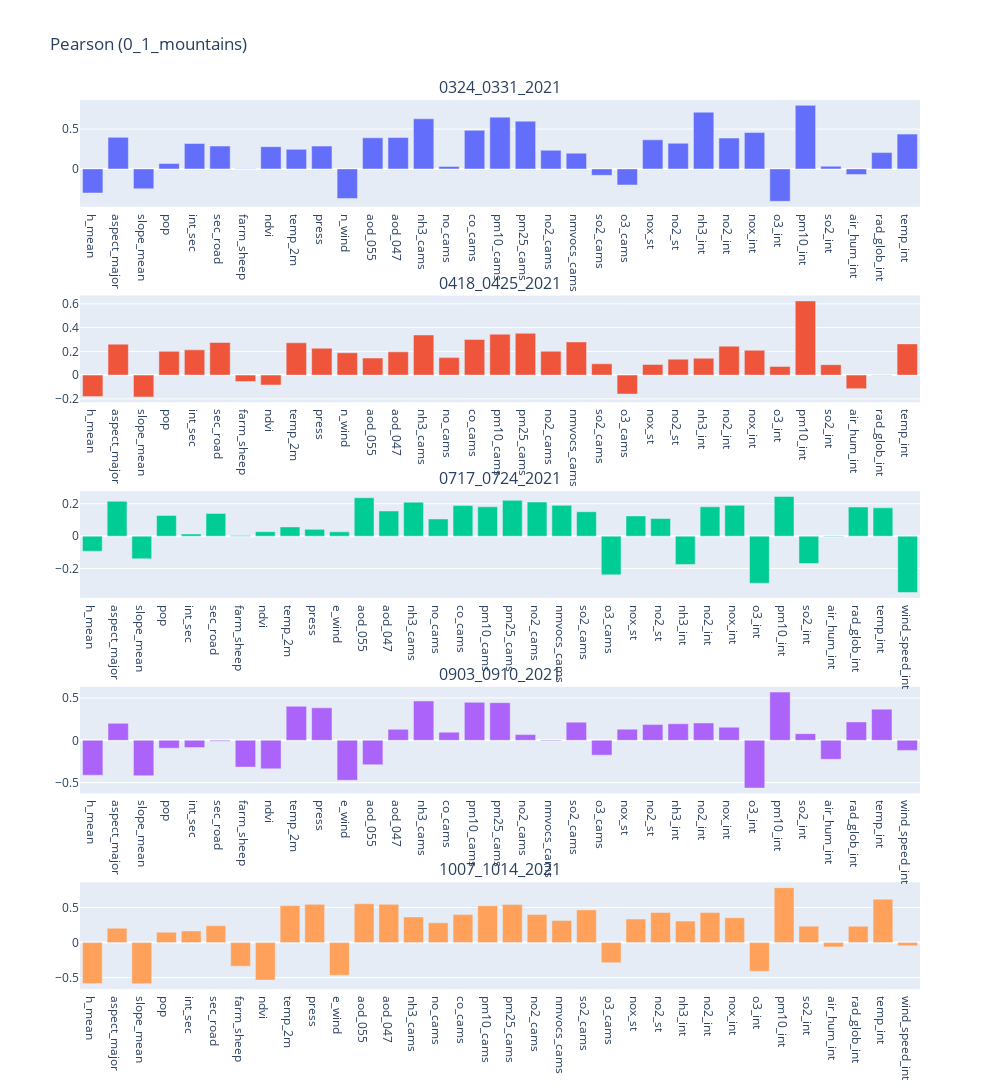
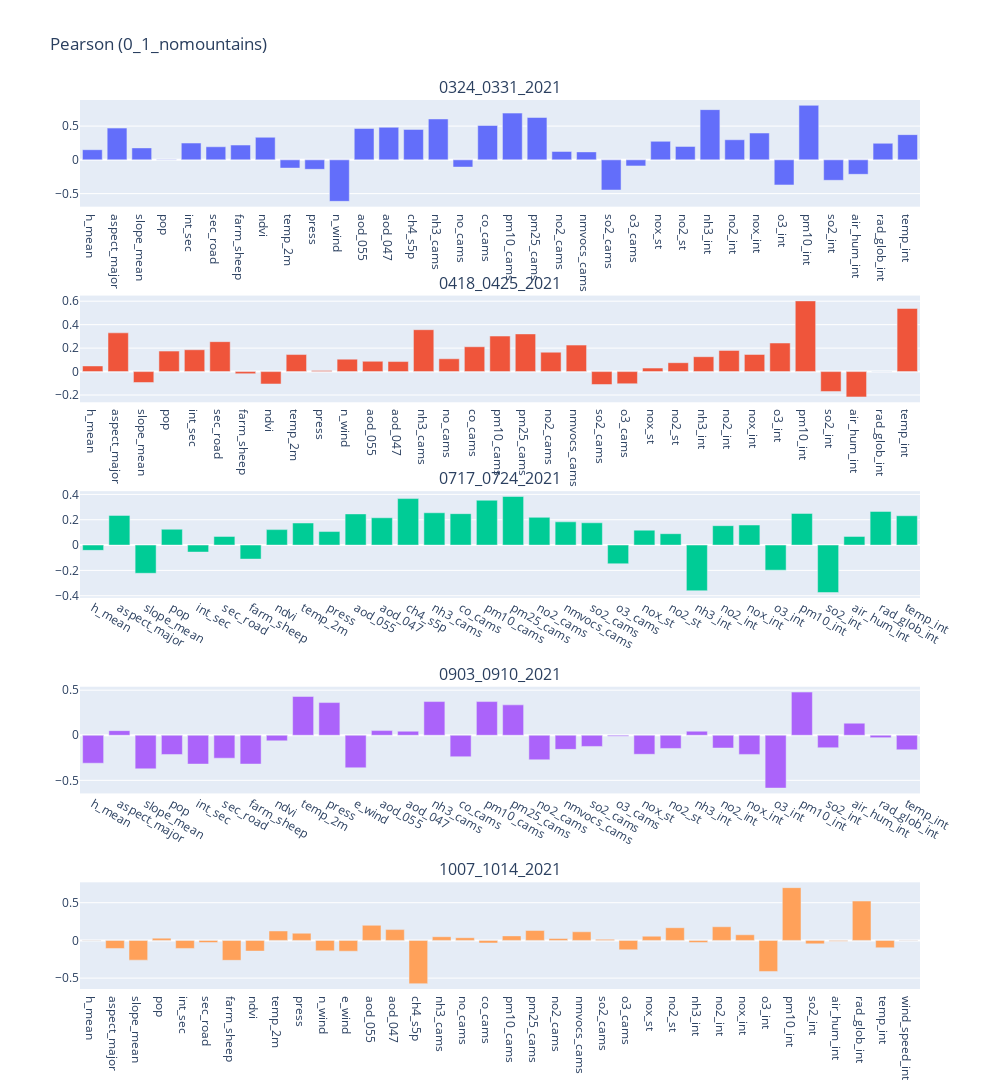
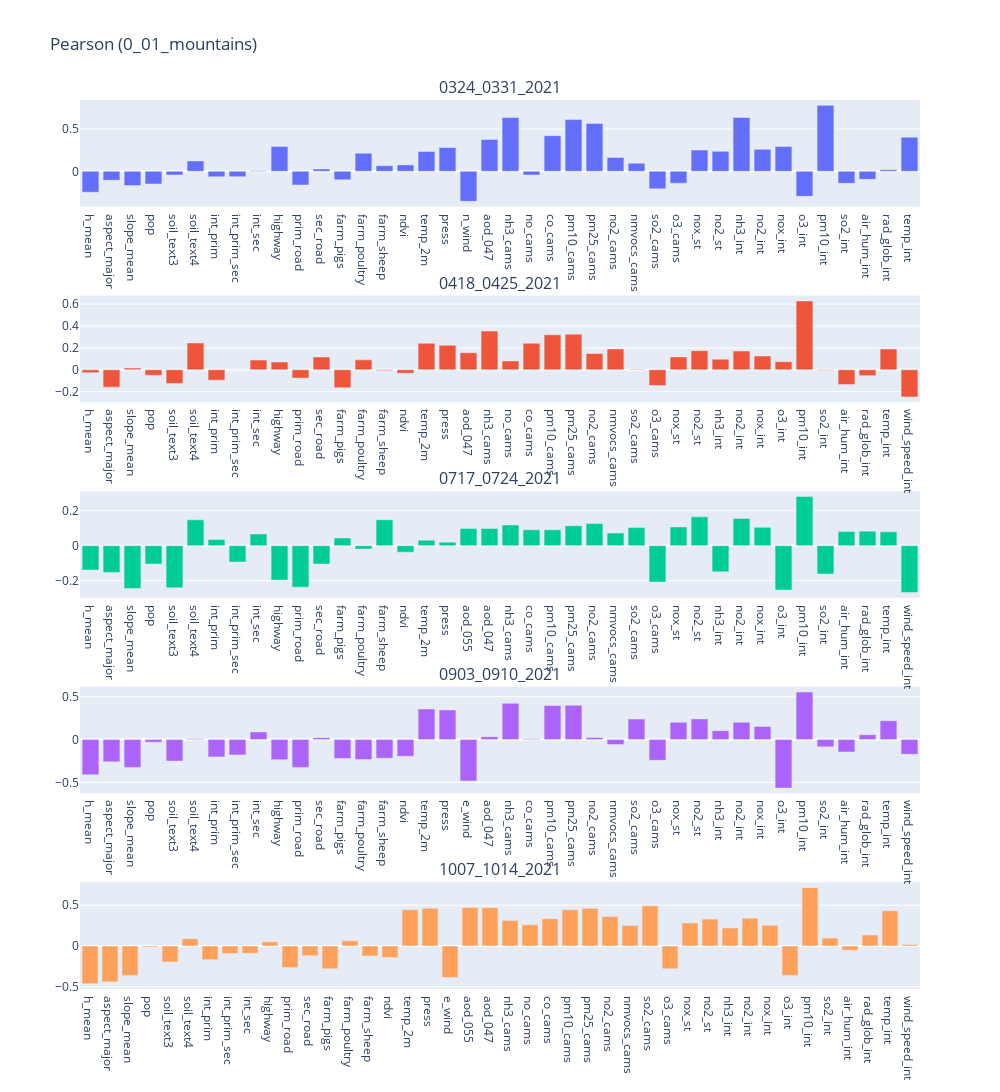
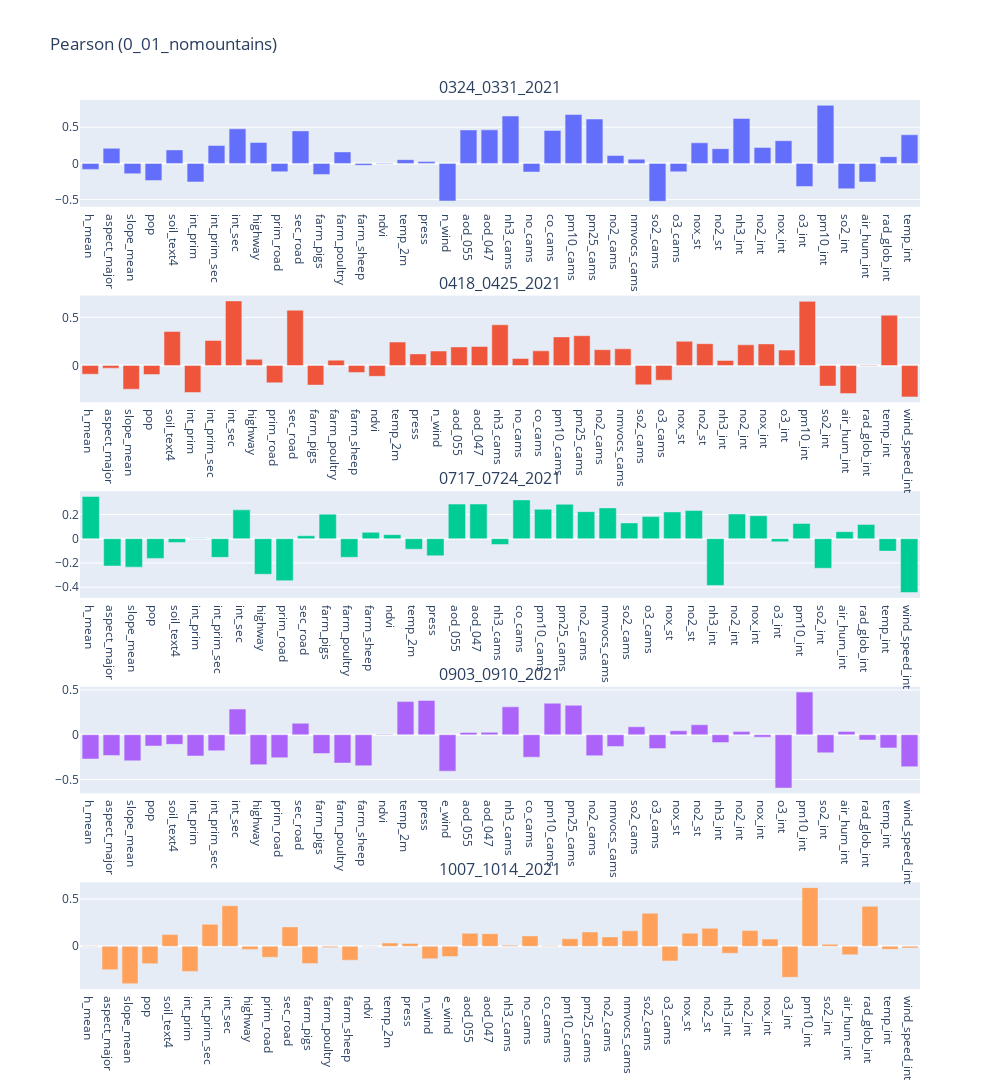

Notebook code for these charts, in order:
### Code cell
for par in params:
    dataframes_results = dictionary_results[par]
    fig = make_subplots(rows=5, cols=1, subplot_titles=geopackages)
    for index, grid in enumerate(geopackages):
        labels = dataframes_results[grid]['Features'].tolist()
        values = dataframes_results[grid]['Pearson'].tolist()
        fig.add_trace(go.Bar(x=labels, y=values), row=index+1, col=1)
        fig.update_yaxes(row=index+1, col=1)
        fig.update_xaxes(type="category", row=index+1, col=1)

    fig.update_layout(height=1500, width=1000 , title_text='Pearson (' +par+ ')')
    fig.update_layout(showlegend=False, autosize=True)
    fig.show()

### Figure 1 — Plotly figure (JSON) as saved in the notebook; plotly's stock layout.template omitted (floating-point values rounded to 4 significant figures)
{"data": [{"type": "bar", "x": ["h_mean", "aspect_major", "slope_mean", "pop", "int_sec", "sec_road", "farm_sheep", "ndvi", "temp_2m", "press", "n_wind", "aod_055", "aod_047", "nh3_cams", "no_cams", "co_cams", "pm10_cams", "pm25_cams", "no2_cams", "nmvocs_cams", "so2_cams", "o3_cams", "nox_st", "no2_st", "nh3_int", "no2_int", "nox_int", "o3_int", "pm10_int", "so2_int", "air_hum_int", "rad_glob_int", "temp_int"], "xaxis": "x", "y": [-0.3016, 0.3964, -0.2496, 0.06833, 0.3197, 0.2874, 0.003742, 0.2796, 0.2456, 0.2866, -0.3716, 0.3907, 0.3937, 0.6291, 0.03187, 0.4839, 0.6496, 0.5996, 0.2347, 0.1977, -0.0805, -0.2011, 0.3651, 0.3219, 0.7116, 0.3871, 0.4564, -0.4065, 0.798, 0.03368, -0.0702, 0.2049, 0.4369], "yaxis": "y"}, {"type": "bar", "x": ["h_mean", "aspect_major", "slope_mean", "pop", "int_sec", "sec_road", "farm_sheep", "ndvi", "temp_2m", "press", "n_wind", "aod_055", "aod_047", "nh3_cams", "no_cams", "co_cams", "pm10_cams", "pm25_cams", "no2_cams", "nmvocs_cams", "so2_cams", "o3_cams", "nox_st", "no2_st", "nh3_int", "no2_int", "nox_int", "o3_int", "pm10_int", "so2_int", "air_hum_int", "rad_glob_int", "temp_int"], "xaxis": "x2", "y": [-0.1811, 0.2607, -0.1838, 0.2003, 0.2127, 0.2746, -0.05382, -0.08325, 0.2724, 0.2264, 0.1884, 0.1437, 0.1959, 0.338, 0.1473, 0.3001, 0.3448, 0.3522, 0.2012, 0.2796, 0.09552, -0.1596, 0.08967, 0.1346, 0.1418, 0.244, 0.2092, 0.0735, 0.6249, 0.0883, -0.1143, -0.001294, 0.2628], "yaxis": "y2"}, {"type": "bar", "x": ["h_mean", "aspect_major", "slope_mean", "pop", "int_sec", "sec_road", "farm_sheep", "ndvi", "temp_2m", "press", "e_wind", "aod_055", "aod_047", "nh3_cams", "no_cams", "co_cams", "pm10_cams", "pm25_cams", "no2_cams", "nmvocs_cams", "so2_cams", "o3_cams", "nox_st", "no2_st", "nh3_int", "no2_int", "nox_int", "o3_int", "pm10_int", "so2_int", "air_hum_int", "rad_glob_int", "temp_int", "wind_speed_int"], "xaxis": "x3", "y": [-0.09255, 0.2155, -0.1397, 0.1276, 0.0132, 0.1401, 0.003864, 0.02769, 0.05718, 0.042, 0.02655, 0.237, 0.1556, 0.2101, 0.1063, 0.1889, 0.1816, 0.2211, 0.2106, 0.1905, 0.1508, -0.2388, 0.1251, 0.1089, -0.1746, 0.1815, 0.1905, -0.2905, 0.245, -0.1687, -0.003477, 0.1801, 0.1749, -0.3479], "yaxis": "y3"}, {"type": "bar", "x": ["h_mean", "aspect_major", "slope_mean", "pop", "int_sec", "sec_road", "farm_sheep", "ndvi", "temp_2m", "press", "e_wind", "aod_055", "aod_047", "nh3_cams", "co_cams", "pm10_cams", "pm25_cams", "no2_cams", "nmvocs_cams", "so2_cams", "o3_cams", "nox_st", "no2_st", "nh3_int", "no2_int", "nox_int", "o3_int", "pm10_int", "so2_int", "air_hum_int", "rad_glob_int", "temp_int", "wind_speed_int"], "xaxis": "x4", "y": [-0.4121, 0.2009, -0.4178, -0.09296, -0.086, -0.01122, -0.3164, -0.3372, 0.4032, 0.3847, -0.472, -0.2879, 0.1298, 0.4655, 0.09709, 0.4491, 0.4456, 0.0676, -0.006968, 0.2153, -0.1748, 0.1316, 0.1863, 0.196, 0.2053, 0.1554, -0.5644, 0.5706, 0.07923, -0.2239, 0.2173, 0.3688, -0.119], "yaxis": "y4"}, {"type": "bar", "x": ["h_mean", "aspect_major", "slope_mean", "pop", "int_sec", "sec_road", "farm_sheep", "ndvi", "temp_2m", "press", "e_wind", "aod_055", "aod_047", "nh3_cams", "no_cams", "co_cams", "pm10_cams", "pm25_cams", "no2_cams", "nmvocs_cams", "so2_cams", "o3_cams", "nox_st", "no2_st", "nh3_int", "no2_int", "nox_int", "o3_int", "pm10_int", "so2_int", "air_hum_int", "rad_glob_int", "temp_int", "wind_speed_int"], "xaxis": "x5", "y": [-0.5848, 0.205, -0.5861, 0.1486, 0.1655, 0.2396, -0.3382, -0.5352, 0.5277, 0.5449, -0.4664, 0.5537, 0.546, 0.3657, 0.2813, 0.3987, 0.5246, 0.5417, 0.3997, 0.3143, 0.4664, -0.2871, 0.3353, 0.4287, 0.3074, 0.4278, 0.3546, -0.4088, 0.7834, 0.2341, -0.06144, 0.2333, 0.6185, -0.04447], "yaxis": "y5"}], "layout": {"annotations": [{"font": {"size": 16}, "showarrow": false, "text": "0324_0331_2021", "x": 0.5, "xanchor": "center", "xref": "paper", "y": 1, "yanchor": "bottom", "yref": "paper"}, {"font": {"size": 16}, "showarrow": false, "text": "0418_0425_2021", "x": 0.5, "xanchor": "center", "xref": "paper", "y": 0.78, "yanchor": "bottom", "yref": "paper"}, {"font": {"size": 16}, "showarrow": false, "text": "0717_0724_2021", "x": 0.5, "xanchor": "center", "xref": "paper", "y": 0.56, "yanchor": "bottom", "yref": "paper"}, {"font": {"size": 16}, "showarrow": false, "text": "0903_0910_2021", "x": 0.5, "xanchor": "center", "xref": "paper", "y": 0.34, "yanchor": "bottom", "yref": "paper"}, {"font": {"size": 16}, "showarrow": false, "text": "1007_1014_2021", "x": 0.5, "xanchor": "center", "xref": "paper", "y": 0.12, "yanchor": "bottom", "yref": "paper"}], "autosize": true, "height": 1500, "showlegend": false, "title": {"text": "Pearson (0_1_mountains)"}, "width": 1000, "xaxis": {"anchor": "y", "autorange": true, "domain": [0, 1], "range": [-0.5, 32.5], "type": "category"}, "xaxis2": {"anchor": "y2", "autorange": true, "domain": [0, 1], "range": [-0.5, 32.5], "type": "category"}, "xaxis3": {"anchor": "y3", "autorange": true, "domain": [0, 1], "range": [-0.5, 33.5], "type": "category"}, "xaxis4": {"anchor": "y4", "autorange": true, "domain": [0, 1], "range": [-0.5, 32.5], "type": "category"}, "xaxis5": {"anchor": "y5", "autorange": true, "domain": [0, 1], "range": [-0.5, 33.5], "type": "category"}, "yaxis": {"anchor": "x", "autorange": true, "domain": [0.88, 1], "range": [-0.4734, 0.8649], "type": "linear"}, "yaxis2": {"anchor": "x2", "autorange": true, "domain": [0.66, 0.78], "range": [-0.2287, 0.6699], "type": "linear"}, "yaxis3": {"anchor": "x3", "autorange": true, "domain": [0.44, 0.56], "range": [-0.3808, 0.278], "type": "linear"}, "yaxis4": {"anchor": "x4", "autorange": true, "domain": [0.22, 0.34], "range": [-0.6275, 0.6337], "type": "linear"}, "yaxis5": {"anchor": "x5", "autorange": true, "domain": [0, 0.12], "range": [-0.6622, 0.8595], "type": "linear"}}}

### Figure 2 — Plotly figure (JSON) as saved in the notebook; plotly's stock layout.template omitted (floating-point values rounded to 4 significant figures)
{"data": [{"type": "bar", "x": ["h_mean", "aspect_major", "slope_mean", "pop", "int_sec", "sec_road", "farm_sheep", "ndvi", "temp_2m", "press", "n_wind", "aod_055", "aod_047", "ch4_s5p", "nh3_cams", "no_cams", "co_cams", "pm10_cams", "pm25_cams", "no2_cams", "nmvocs_cams", "so2_cams", "o3_cams", "nox_st", "no2_st", "nh3_int", "no2_int", "nox_int", "o3_int", "pm10_int", "so2_int", "air_hum_int", "rad_glob_int", "temp_int"], "xaxis": "x", "y": [0.1503, 0.4702, 0.1771, -0.003563, 0.249, 0.1937, 0.2195, 0.3343, -0.1218, -0.1397, -0.6142, 0.4651, 0.482, 0.4507, 0.6057, -0.1067, 0.5088, 0.6921, 0.6275, 0.1244, 0.1182, -0.4468, -0.08958, 0.2743, 0.1991, 0.7439, 0.2978, 0.3976, -0.3714, 0.8075, -0.3024, -0.2141, 0.2452, 0.3737], "yaxis": "y"}, {"type": "bar", "x": ["h_mean", "aspect_major", "slope_mean", "pop", "int_sec", "sec_road", "farm_sheep", "ndvi", "temp_2m", "press", "n_wind", "aod_055", "aod_047", "nh3_cams", "no_cams", "co_cams", "pm10_cams", "pm25_cams", "no2_cams", "nmvocs_cams", "so2_cams", "o3_cams", "nox_st", "no2_st", "nh3_int", "no2_int", "nox_int", "o3_int", "pm10_int", "so2_int", "air_hum_int", "rad_glob_int", "temp_int"], "xaxis": "x2", "y": [0.04804, 0.3303, -0.0931, 0.1745, 0.1861, 0.255, -0.01793, -0.1057, 0.1451, 0.009318, 0.1058, 0.0877, 0.08538, 0.357, 0.1091, 0.2116, 0.303, 0.321, 0.1652, 0.2258, -0.1103, -0.1038, 0.02984, 0.07558, 0.1268, 0.1808, 0.1462, 0.2434, 0.6024, -0.1697, -0.2161, 0.0002399, 0.5382], "yaxis": "y2"}, {"type": "bar", "x": ["h_mean", "aspect_major", "slope_mean", "pop", "int_sec", "sec_road", "farm_sheep", "ndvi", "temp_2m", "press", "aod_055", "aod_047", "ch4_s5p", "nh3_cams", "co_cams", "pm10_cams", "pm25_cams", "no2_cams", "nmvocs_cams", "so2_cams", "o3_cams", "nox_st", "no2_st", "nh3_int", "no2_int", "nox_int", "o3_int", "pm10_int", "so2_int", "air_hum_int", "rad_glob_int", "temp_int"], "xaxis": "x3", "y": [-0.04182, 0.2343, -0.2227, 0.1248, -0.05531, 0.06829, -0.1107, 0.122, 0.1741, 0.1066, 0.2459, 0.2155, 0.3669, 0.255, 0.2479, 0.3539, 0.3834, 0.2189, 0.1834, 0.1759, -0.1475, 0.1176, 0.08981, -0.3605, 0.1531, 0.1583, -0.198, 0.2498, -0.3745, 0.06831, 0.2657, 0.2314], "yaxis": "y3"}, {"type": "bar", "x": ["h_mean", "aspect_major", "slope_mean", "pop", "int_sec", "sec_road", "farm_sheep", "ndvi", "temp_2m", "press", "e_wind", "aod_055", "aod_047", "nh3_cams", "co_cams", "pm10_cams", "pm25_cams", "no2_cams", "nmvocs_cams", "so2_cams", "o3_cams", "nox_st", "no2_st", "nh3_int", "no2_int", "nox_int", "o3_int", "pm10_int", "so2_int", "air_hum_int", "rad_glob_int", "temp_int"], "xaxis": "x4", "y": [-0.3101, 0.05115, -0.3727, -0.2132, -0.3199, -0.2544, -0.3195, -0.06232, 0.4302, 0.3624, -0.3609, 0.05185, 0.04474, 0.3736, -0.2383, 0.3735, 0.3371, -0.2724, -0.1564, -0.1241, -0.01054, -0.211, -0.1462, 0.04499, -0.1416, -0.2124, -0.586, 0.479, -0.1387, 0.1338, -0.02634, -0.1612], "yaxis": "y4"}, {"type": "bar", "x": ["h_mean", "aspect_major", "slope_mean", "pop", "int_sec", "sec_road", "farm_sheep", "ndvi", "temp_2m", "press", "n_wind", "e_wind", "aod_055", "aod_047", "ch4_s5p", "nh3_cams", "no_cams", "co_cams", "pm10_cams", "pm25_cams", "no2_cams", "nmvocs_cams", "so2_cams", "o3_cams", "nox_st", "no2_st", "nh3_int", "no2_int", "nox_int", "o3_int", "pm10_int", "so2_int", "air_hum_int", "rad_glob_int", "temp_int", "wind_speed_int"], "xaxis": "x5", "y": [-0.005675, -0.1069, -0.2617, 0.03005, -0.1064, -0.02842, -0.2644, -0.142, 0.1249, 0.09516, -0.1382, -0.1436, 0.2003, 0.1432, -0.5736, 0.04883, 0.03558, -0.03417, 0.05984, 0.1311, 0.02535, 0.1141, 0.01435, -0.1244, 0.05571, 0.168, -0.02686, 0.1809, 0.07471, -0.4118, 0.6993, -0.04596, -0.01165, 0.522, -0.09742, 0.002008], "yaxis": "y5"}], "layout": {"annotations": [{"font": {"size": 16}, "showarrow": false, "text": "0324_0331_2021", "x": 0.5, "xanchor": "center", "xref": "paper", "y": 1, "yanchor": "bottom", "yref": "paper"}, {"font": {"size": 16}, "showarrow": false, "text": "0418_0425_2021", "x": 0.5, "xanchor": "center", "xref": "paper", "y": 0.78, "yanchor": "bottom", "yref": "paper"}, {"font": {"size": 16}, "showarrow": false, "text": "0717_0724_2021", "x": 0.5, "xanchor": "center", "xref": "paper", "y": 0.56, "yanchor": "bottom", "yref": "paper"}, {"font": {"size": 16}, "showarrow": false, "text": "0903_0910_2021", "x": 0.5, "xanchor": "center", "xref": "paper", "y": 0.34, "yanchor": "bottom", "yref": "paper"}, {"font": {"size": 16}, "showarrow": false, "text": "1007_1014_2021", "x": 0.5, "xanchor": "center", "xref": "paper", "y": 0.12, "yanchor": "bottom", "yref": "paper"}], "autosize": true, "height": 1500, "showlegend": false, "title": {"text": "Pearson (0_1_nomountains)"}, "width": 1000, "xaxis": {"anchor": "y", "autorange": true, "domain": [0, 1], "range": [-0.5, 33.5], "type": "category"}, "xaxis2": {"anchor": "y2", "autorange": true, "domain": [0, 1], "range": [-0.5, 32.5], "type": "category"}, "xaxis3": {"anchor": "y3", "autorange": true, "domain": [0, 1], "range": [-0.5, 31.5], "type": "category"}, "xaxis4": {"anchor": "y4", "autorange": true, "domain": [0, 1], "range": [-0.5, 31.5], "type": "category"}, "xaxis5": {"anchor": "y5", "autorange": true, "domain": [0, 1], "range": [-0.5, 35.5], "type": "category"}, "yaxis": {"anchor": "x", "autorange": true, "domain": [0.88, 1], "range": [-0.6932, 0.8865], "type": "linear"}, "yaxis2": {"anchor": "x2", "autorange": true, "domain": [0.66, 0.78], "range": [-0.2616, 0.6479], "type": "linear"}, "yaxis3": {"anchor": "x3", "autorange": true, "domain": [0.44, 0.56], "range": [-0.4166, 0.4255], "type": "linear"}, "yaxis4": {"anchor": "x4", "autorange": true, "domain": [0.22, 0.34], "range": [-0.6452, 0.5382], "type": "linear"}, "yaxis5": {"anchor": "x5", "autorange": true, "domain": [0, 0.12], "range": [-0.6443, 0.7701], "type": "linear"}}}

### Figure 3 — Plotly figure (JSON) as saved in the notebook; plotly's stock layout.template omitted (floating-point values rounded to 4 significant figures)
{"data": [{"type": "bar", "x": ["h_mean", "aspect_major", "slope_mean", "pop", "soil_text3", "soil_text4", "int_prim", "int_prim_sec", "int_sec", "highway", "prim_road", "sec_road", "farm_pigs", "farm_poultry", "farm_sheep", "ndvi", "temp_2m", "press", "n_wind", "aod_047", "nh3_cams", "no_cams", "co_cams", "pm10_cams", "pm25_cams", "no2_cams", "nmvocs_cams", "so2_cams", "o3_cams", "nox_st", "no2_st", "nh3_int", "no2_int", "nox_int", "o3_int", "pm10_int", "so2_int", "air_hum_int", "rad_glob_int", "temp_int"], "xaxis": "x", "y": [-0.2475, -0.1064, -0.1692, -0.1496, -0.04391, 0.1222, -0.06484, -0.06283, 0.006498, 0.2944, -0.1615, 0.02732, -0.1005, 0.2141, 0.067, 0.076, 0.2339, 0.2815, -0.3551, 0.3769, 0.635, -0.04393, 0.4215, 0.6115, 0.5666, 0.1647, 0.09492, -0.2076, -0.1405, 0.2518, 0.2359, 0.6368, 0.2595, 0.2946, -0.2958, 0.7802, -0.1422, -0.09465, 0.01827, 0.4041], "yaxis": "y"}, {"type": "bar", "x": ["h_mean", "aspect_major", "slope_mean", "pop", "soil_text3", "soil_text4", "int_prim", "int_prim_sec", "int_sec", "highway", "prim_road", "sec_road", "farm_pigs", "farm_poultry", "farm_sheep", "ndvi", "temp_2m", "press", "aod_047", "nh3_cams", "no_cams", "co_cams", "pm10_cams", "pm25_cams", "no2_cams", "nmvocs_cams", "so2_cams", "o3_cams", "nox_st", "no2_st", "nh3_int", "no2_int", "nox_int", "o3_int", "pm10_int", "so2_int", "air_hum_int", "rad_glob_int", "temp_int", "wind_speed_int"], "xaxis": "x2", "y": [-0.027, -0.1587, 0.0158, -0.05045, -0.1255, 0.2452, -0.09536, 0.001139, 0.08903, 0.07153, -0.07607, 0.1169, -0.1639, 0.09097, -0.007352, -0.03174, 0.2419, 0.2246, 0.1567, 0.354, 0.08114, 0.2426, 0.3203, 0.3258, 0.1492, 0.191, 0.003866, -0.144, 0.1179, 0.1747, 0.09693, 0.1718, 0.1258, 0.07344, 0.6297, -0.003585, -0.1353, -0.05365, 0.1896, -0.2481], "yaxis": "y2"}, {"type": "bar", "x": ["h_mean", "aspect_major", "slope_mean", "pop", "soil_text3", "soil_text4", "int_prim", "int_prim_sec", "int_sec", "highway", "prim_road", "sec_road", "farm_pigs", "farm_poultry", "farm_sheep", "ndvi", "temp_2m", "press", "aod_055", "aod_047", "nh3_cams", "co_cams", "pm10_cams", "pm25_cams", "no2_cams", "nmvocs_cams", "so2_cams", "o3_cams", "nox_st", "no2_st", "nh3_int", "no2_int", "nox_int", "o3_int", "pm10_int", "so2_int", "air_hum_int", "rad_glob_int", "temp_int", "wind_speed_int"], "xaxis": "x3", "y": [-0.1398, -0.1538, -0.2446, -0.105, -0.2412, 0.1478, 0.0357, -0.0932, 0.06668, -0.197, -0.2375, -0.1055, 0.04412, -0.01923, 0.1484, -0.03725, 0.03142, 0.02008, 0.09773, 0.09847, 0.1183, 0.09038, 0.09077, 0.1141, 0.1272, 0.07212, 0.1033, -0.2087, 0.1072, 0.1648, -0.1498, 0.1557, 0.1047, -0.2544, 0.2814, -0.1623, 0.08043, 0.08299, 0.07908, -0.2682], "yaxis": "y3"}, {"type": "bar", "x": ["h_mean", "aspect_major", "slope_mean", "pop", "soil_text3", "soil_text4", "int_prim", "int_prim_sec", "int_sec", "highway", "prim_road", "sec_road", "farm_pigs", "farm_poultry", "farm_sheep", "ndvi", "temp_2m", "press", "e_wind", "aod_047", "nh3_cams", "co_cams", "pm10_cams", "pm25_cams", "no2_cams", "nmvocs_cams", "so2_cams", "o3_cams", "nox_st", "no2_st", "nh3_int", "no2_int", "nox_int", "o3_int", "pm10_int", "so2_int", "air_hum_int", "rad_glob_int", "temp_int", "wind_speed_int"], "xaxis": "x4", "y": [-0.4101, -0.2599, -0.3249, -0.0305, -0.2515, 0.007869, -0.2025, -0.1798, 0.08835, -0.2351, -0.3248, 0.02214, -0.2204, -0.2331, -0.2182, -0.1951, 0.3571, 0.3456, -0.4837, 0.03393, 0.4221, 0.008449, 0.3959, 0.3993, 0.02423, -0.05822, 0.2389, -0.2427, 0.2016, 0.2408, 0.1036, 0.2016, 0.1523, -0.5664, 0.5539, -0.08537, -0.1447, 0.05577, 0.2188, -0.1726], "yaxis": "y4"}, {"type": "bar", "x": ["h_mean", "aspect_major", "slope_mean", "pop", "soil_text3", "soil_text4", "int_prim", "int_prim_sec", "int_sec", "highway", "prim_road", "sec_road", "farm_pigs", "farm_poultry", "farm_sheep", "ndvi", "temp_2m", "press", "e_wind", "aod_055", "aod_047", "nh3_cams", "no_cams", "co_cams", "pm10_cams", "pm25_cams", "no2_cams", "nmvocs_cams", "so2_cams", "o3_cams", "nox_st", "no2_st", "nh3_int", "no2_int", "nox_int", "o3_int", "pm10_int", "so2_int", "air_hum_int", "rad_glob_int", "temp_int", "wind_speed_int"], "xaxis": "x5", "y": [-0.4614, -0.4394, -0.3598, -0.01313, -0.1951, 0.09023, -0.1682, -0.09199, -0.0889, 0.05165, -0.2634, -0.1189, -0.2785, 0.06376, -0.1212, -0.14, 0.4443, 0.4638, -0.3858, 0.4723, 0.4693, 0.3129, 0.2592, 0.3353, 0.4448, 0.4627, 0.3619, 0.2526, 0.4926, -0.2779, 0.2825, 0.3303, 0.2211, 0.3415, 0.254, -0.3598, 0.7153, 0.09746, -0.05202, 0.1356, 0.4323, 0.01918], "yaxis": "y5"}], "layout": {"annotations": [{"font": {"size": 16}, "showarrow": false, "text": "0324_0331_2021", "x": 0.5, "xanchor": "center", "xref": "paper", "y": 1, "yanchor": "bottom", "yref": "paper"}, {"font": {"size": 16}, "showarrow": false, "text": "0418_0425_2021", "x": 0.5, "xanchor": "center", "xref": "paper", "y": 0.78, "yanchor": "bottom", "yref": "paper"}, {"font": {"size": 16}, "showarrow": false, "text": "0717_0724_2021", "x": 0.5, "xanchor": "center", "xref": "paper", "y": 0.56, "yanchor": "bottom", "yref": "paper"}, {"font": {"size": 16}, "showarrow": false, "text": "0903_0910_2021", "x": 0.5, "xanchor": "center", "xref": "paper", "y": 0.34, "yanchor": "bottom", "yref": "paper"}, {"font": {"size": 16}, "showarrow": false, "text": "1007_1014_2021", "x": 0.5, "xanchor": "center", "xref": "paper", "y": 0.12, "yanchor": "bottom", "yref": "paper"}], "autosize": true, "height": 1500, "showlegend": false, "title": {"text": "Pearson (0_01_mountains)"}, "width": 1000, "xaxis": {"anchor": "y", "autorange": true, "domain": [0, 1], "range": [-0.5, 39.5], "type": "category"}, "xaxis2": {"anchor": "y2", "autorange": true, "domain": [0, 1], "range": [-0.5, 39.5], "type": "category"}, "xaxis3": {"anchor": "y3", "autorange": true, "domain": [0, 1], "range": [-0.5, 39.5], "type": "category"}, "xaxis4": {"anchor": "y4", "autorange": true, "domain": [0, 1], "range": [-0.5, 39.5], "type": "category"}, "xaxis5": {"anchor": "y5", "autorange": true, "domain": [0, 1], "range": [-0.5, 41.5], "type": "category"}, "yaxis": {"anchor": "x", "autorange": true, "domain": [0.88, 1], "range": [-0.4182, 0.8433], "type": "linear"}, "yaxis2": {"anchor": "x2", "autorange": true, "domain": [0.66, 0.78], "range": [-0.2969, 0.6785], "type": "linear"}, "yaxis3": {"anchor": "x3", "autorange": true, "domain": [0.44, 0.56], "range": [-0.2987, 0.3119], "type": "linear"}, "yaxis4": {"anchor": "x4", "autorange": true, "domain": [0.22, 0.34], "range": [-0.6286, 0.6161], "type": "linear"}, "yaxis5": {"anchor": "x5", "autorange": true, "domain": [0, 0.12], "range": [-0.5267, 0.7806], "type": "linear"}}}

### Figure 4 — Plotly figure (JSON) as saved in the notebook; plotly's stock layout.template omitted (floating-point values rounded to 4 significant figures)
{"data": [{"type": "bar", "x": ["h_mean", "aspect_major", "slope_mean", "pop", "soil_text4", "int_prim", "int_prim_sec", "int_sec", "highway", "prim_road", "sec_road", "farm_pigs", "farm_poultry", "farm_sheep", "ndvi", "temp_2m", "press", "n_wind", "aod_055", "aod_047", "nh3_cams", "no_cams", "co_cams", "pm10_cams", "pm25_cams", "no2_cams", "nmvocs_cams", "so2_cams", "o3_cams", "nox_st", "no2_st", "nh3_int", "no2_int", "nox_int", "o3_int", "pm10_int", "so2_int", "air_hum_int", "rad_glob_int", "temp_int"], "xaxis": "x", "y": [-0.08266, 0.208, -0.1425, -0.2367, 0.1865, -0.2554, 0.2468, 0.4776, 0.2892, -0.1151, 0.4492, -0.1528, 0.1585, -0.02716, -0.008132, 0.05154, 0.02569, -0.5193, 0.4627, 0.4633, 0.6548, -0.1191, 0.4553, 0.6751, 0.6131, 0.1095, 0.05839, -0.5244, -0.1157, 0.2845, 0.2034, 0.6211, 0.2206, 0.3135, -0.3191, 0.8022, -0.35, -0.2567, 0.09352, 0.3954], "yaxis": "y"}, {"type": "bar", "x": ["h_mean", "aspect_major", "slope_mean", "pop", "soil_text4", "int_prim", "int_prim_sec", "int_sec", "highway", "prim_road", "sec_road", "farm_pigs", "farm_poultry", "farm_sheep", "ndvi", "temp_2m", "press", "n_wind", "aod_055", "aod_047", "nh3_cams", "no_cams", "co_cams", "pm10_cams", "pm25_cams", "no2_cams", "nmvocs_cams", "so2_cams", "o3_cams", "nox_st", "no2_st", "nh3_int", "no2_int", "nox_int", "o3_int", "pm10_int", "so2_int", "air_hum_int", "rad_glob_int", "temp_int", "wind_speed_int"], "xaxis": "x2", "y": [-0.09048, -0.02722, -0.2458, -0.09438, 0.3525, -0.2802, 0.2604, 0.6699, 0.06428, -0.1795, 0.5736, -0.2032, 0.05526, -0.07294, -0.1124, 0.2431, 0.1206, 0.1502, 0.1926, 0.1971, 0.4228, 0.07235, 0.152, 0.2967, 0.3092, 0.1642, 0.1727, -0.2004, -0.1525, 0.2511, 0.2264, 0.05215, 0.2144, 0.2241, 0.1597, 0.6652, -0.2136, -0.2914, 0.004091, 0.5225, -0.3259], "yaxis": "y2"}, {"type": "bar", "x": ["h_mean", "aspect_major", "slope_mean", "pop", "soil_text4", "int_prim", "int_prim_sec", "int_sec", "highway", "prim_road", "sec_road", "farm_pigs", "farm_poultry", "farm_sheep", "ndvi", "temp_2m", "press", "aod_055", "aod_047", "nh3_cams", "co_cams", "pm10_cams", "pm25_cams", "no2_cams", "nmvocs_cams", "so2_cams", "o3_cams", "nox_st", "no2_st", "nh3_int", "no2_int", "nox_int", "o3_int", "pm10_int", "so2_int", "air_hum_int", "rad_glob_int", "temp_int", "wind_speed_int"], "xaxis": "x3", "y": [0.3488, -0.2256, -0.2348, -0.1629, -0.03038, -0.003027, -0.154, 0.2385, -0.2938, -0.347, 0.0242, 0.2029, -0.1538, 0.05262, 0.03341, -0.08685, -0.1408, 0.2859, 0.2866, -0.04768, 0.3205, 0.2434, 0.2846, 0.2236, 0.2545, 0.1303, 0.183, 0.2209, 0.2326, -0.3861, 0.2038, 0.19, -0.02546, 0.1256, -0.2441, 0.05811, 0.1177, -0.1026, -0.4446], "yaxis": "y3"}, {"type": "bar", "x": ["h_mean", "aspect_major", "slope_mean", "pop", "soil_text4", "int_prim", "int_prim_sec", "int_sec", "highway", "prim_road", "sec_road", "farm_pigs", "farm_poultry", "farm_sheep", "ndvi", "temp_2m", "press", "e_wind", "aod_055", "aod_047", "nh3_cams", "co_cams", "pm10_cams", "pm25_cams", "no2_cams", "nmvocs_cams", "so2_cams", "o3_cams", "nox_st", "no2_st", "nh3_int", "no2_int", "nox_int", "o3_int", "pm10_int", "so2_int", "air_hum_int", "rad_glob_int", "temp_int", "wind_speed_int"], "xaxis": "x4", "y": [-0.2713, -0.2319, -0.2916, -0.1258, -0.1074, -0.2379, -0.1794, 0.2872, -0.3349, -0.2567, 0.1282, -0.2101, -0.317, -0.3468, 0.006051, 0.3708, 0.3831, -0.4071, 0.02513, 0.02673, 0.3119, -0.2507, 0.3522, 0.3302, -0.235, -0.1311, 0.08888, -0.1553, 0.04451, 0.1117, -0.08732, 0.03502, -0.02672, -0.5967, 0.4772, -0.202, 0.03725, -0.0593, -0.1474, -0.358], "yaxis": "y4"}, {"type": "bar", "x": ["h_mean", "aspect_major", "slope_mean", "pop", "soil_text4", "int_prim", "int_prim_sec", "int_sec", "highway", "prim_road", "sec_road", "farm_pigs", "farm_poultry", "farm_sheep", "ndvi", "temp_2m", "press", "n_wind", "e_wind", "aod_055", "aod_047", "nh3_cams", "no_cams", "co_cams", "pm10_cams", "pm25_cams", "no2_cams", "nmvocs_cams", "so2_cams", "o3_cams", "nox_st", "no2_st", "nh3_int", "no2_int", "nox_int", "o3_int", "pm10_int", "so2_int", "air_hum_int", "rad_glob_int", "temp_int", "wind_speed_int"], "xaxis": "x5", "y": [0.004353, -0.2466, -0.3949, -0.1834, 0.1239, -0.2651, 0.232, 0.4291, -0.03309, -0.116, 0.205, -0.1827, -0.01257, -0.1469, 0.002778, 0.03424, 0.03037, -0.1321, -0.1082, 0.1379, 0.1336, 0.01064, 0.1097, 0.004693, 0.07887, 0.1512, 0.09898, 0.1639, 0.3495, -0.1545, 0.139, 0.19, -0.07393, 0.1661, 0.07687, -0.3278, 0.6196, 0.02103, -0.08957, 0.4219, -0.03186, -0.01754], "yaxis": "y5"}], "layout": {"annotations": [{"font": {"size": 16}, "showarrow": false, "text": "0324_0331_2021", "x": 0.5, "xanchor": "center", "xref": "paper", "y": 1, "yanchor": "bottom", "yref": "paper"}, {"font": {"size": 16}, "showarrow": false, "text": "0418_0425_2021", "x": 0.5, "xanchor": "center", "xref": "paper", "y": 0.78, "yanchor": "bottom", "yref": "paper"}, {"font": {"size": 16}, "showarrow": false, "text": "0717_0724_2021", "x": 0.5, "xanchor": "center", "xref": "paper", "y": 0.56, "yanchor": "bottom", "yref": "paper"}, {"font": {"size": 16}, "showarrow": false, "text": "0903_0910_2021", "x": 0.5, "xanchor": "center", "xref": "paper", "y": 0.34, "yanchor": "bottom", "yref": "paper"}, {"font": {"size": 16}, "showarrow": false, "text": "1007_1014_2021", "x": 0.5, "xanchor": "center", "xref": "paper", "y": 0.12, "yanchor": "bottom", "yref": "paper"}], "autosize": true, "height": 1500, "showlegend": false, "title": {"text": "Pearson (0_01_nomountains)"}, "width": 1000, "xaxis": {"anchor": "y", "autorange": true, "domain": [0, 1], "range": [-0.5, 39.5], "type": "category"}, "xaxis2": {"anchor": "y2", "autorange": true, "domain": [0, 1], "range": [-0.5, 40.5], "type": "category"}, "xaxis3": {"anchor": "y3", "autorange": true, "domain": [0, 1], "range": [-0.5, 38.5], "type": "category"}, "xaxis4": {"anchor": "y4", "autorange": true, "domain": [0, 1], "range": [-0.5, 39.5], "type": "category"}, "xaxis5": {"anchor": "y5", "autorange": true, "domain": [0, 1], "range": [-0.5, 41.5], "type": "category"}, "yaxis": {"anchor": "x", "autorange": true, "domain": [0.88, 1], "range": [-0.5981, 0.8759], "type": "linear"}, "yaxis2": {"anchor": "x2", "autorange": true, "domain": [0.66, 0.78], "range": [-0.3812, 0.7253], "type": "linear"}, "yaxis3": {"anchor": "x3", "autorange": true, "domain": [0.44, 0.56], "range": [-0.4886, 0.3928], "type": "linear"}, "yaxis4": {"anchor": "x4", "autorange": true, "domain": [0.22, 0.34], "range": [-0.6563, 0.5369], "type": "linear"}, "yaxis5": {"anchor": "x5", "autorange": true, "domain": [0, 0.12], "range": [-0.4513, 0.676], "type": "linear"}}}
